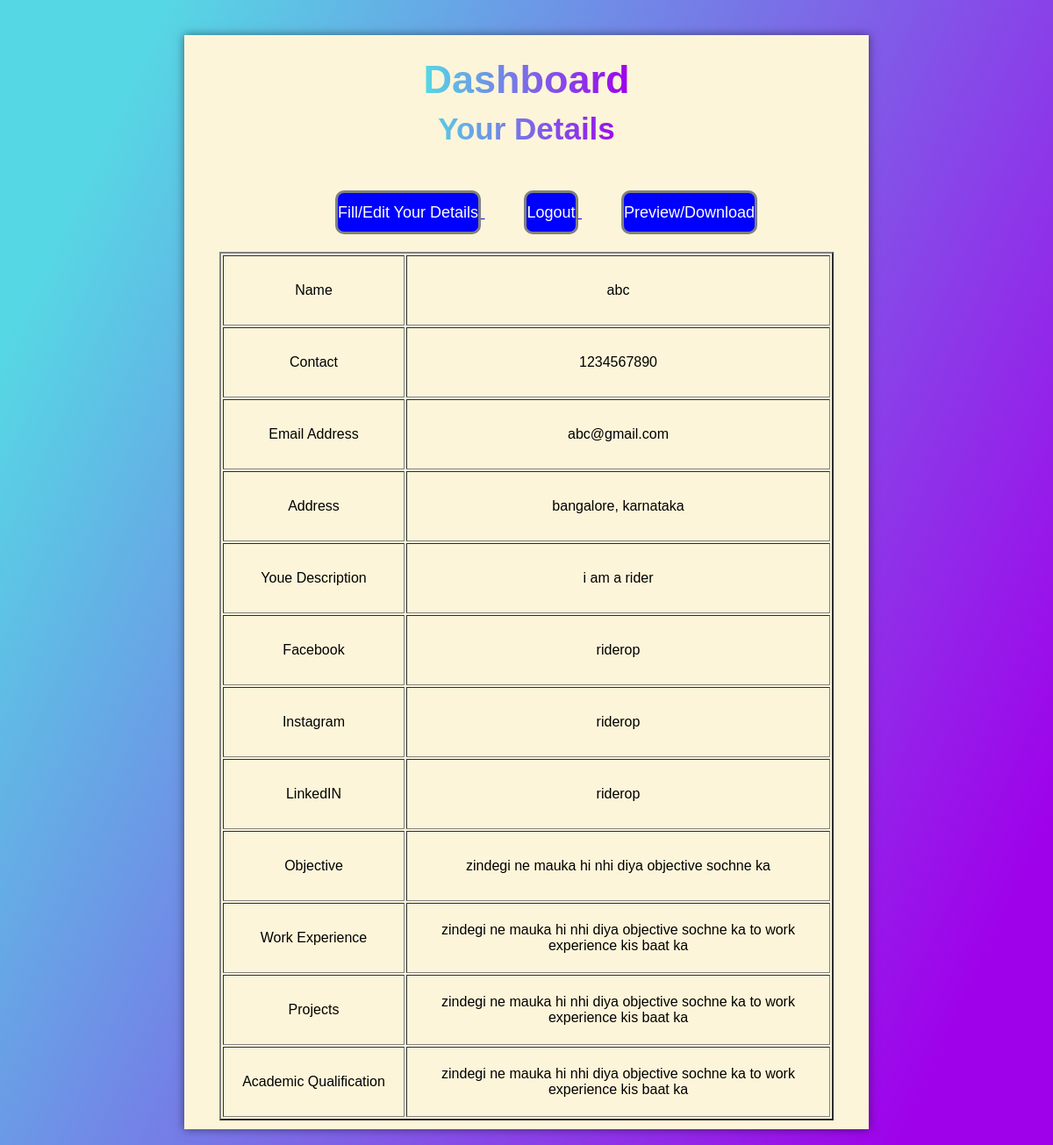
/dashboard.php (signed in), run on the app's committed database.
### tables this page shows
CREATE TABLE `users` (
  `id` int(11) NOT NULL,
  `full_name` varchar(100) NOT NULL,
  `email` varchar(100) NOT NULL,
  `password` int(100) NOT NULL
);

CREATE TABLE `content` (
  `user_id` int(11) NOT NULL,
  `name` varchar(100) NOT NULL,
  `phone` varchar(100) NOT NULL,
  `email2` varchar(100) NOT NULL,
  `address` varchar(255) NOT NULL,
  `dy` varchar(255) NOT NULL,
  `fb` varchar(255) NOT NULL,
  `insta` varchar(255) NOT NULL,
  `linked` varchar(255) NOT NULL,
  `obj` varchar(255) NOT NULL,
  `we` varchar(255) NOT NULL,
  `pjt` varchar(255) NOT NULL,
  `aq` varchar(255) NOT NULL
);

### config2.php (called while the page is built)
<?php
 include 'config.php';
$query = "SELECT * FROM users,content WHERE email=email2 AND user_id=(SELECT max(user_id) FROM content)";
$result = mysqli_query($conn, $query);
?>

### dashboard.php (the view, shortened to what this page needs)
<?php
include 'config.php';
?>
<!DOCTYPE html>
<html lang="en">
<head>
    <link rel="stylesheet" href="style1.css">
</head>
<body>
    <div class="container" id="dashboard">
        <div class="text">Dashboard</div>
        <div class="table">
            <h3 class="shead">Your Details</h3>
            <table border="2">
                <tr>
                    <td class="ltd">Name</td>
                     <?php
                    include 'config2.php';
                    while ($row = mysqli_fetch_array($result)) {
                        echo '
                                <td class="rtd" id="nf">'.$row['name'].'</td>
                                ';}
                    ?>
                </tr>
                <tr>
                    <td class="ltd">Contact</td>
                    <?php
                    include 'config2.php';
                    while ($row = mysqli_fetch_array($result)) {
                        echo '
                        <td class="rtd" id="cf">'.$row['phone'].'</td>
                        ';}
                        ?>
                </tr>
                <tr>
                    <td class="ltd">Email Address</td>
                    <?php
                    include 'config2.php';
                    while ($row = mysqli_fetch_array($result)) {
                        echo '
                        <td class="rtd" id="ef">'.$row['email'].'</td>
                        ';}
                        ?>
                </tr>
                <tr>
                    <td class="ltd"> Address</td>
                    <?php
                    include 'config2.php';
                    while ($row = mysqli_fetch_array($result)) {
                        echo '
                        <td class="rtd" id="af">'.$row['address'].'</td>
                        ';}
                        ?>
                </tr>
                <tr>
                    <td class="ltd">Youe Description </td>
                    <?php
                    include 'config2.php';
                    while ($row = mysqli_fetch_array($result)) {
                        echo '
                        <td class="rtd" id="dyf">'.$row['dy'].'</td>
                        ';}
                        ?>
                </tr>
                <tr>
                    <td class="ltd"> Facebook</td>
                    <?php
                    include 'config2.php';
                    while ($row = mysqli_fetch_array($result)) {
                        echo '
                        <td class="rtd" id="ff">'.$row['fb'].'</td>
                        ';}
                        ?>
                </tr>
                <tr>
                    <td class="ltd">Instagram </td>
                    <?php
                    include 'config2.php';
                    while ($row = mysqli_fetch_array($result)) {
                        echo '
                        <td class="rtd" id="if">'.$row['insta'].'</td>
                        ';}
                        ?>
                </tr>
                <tr>
                    <td class="ltd"> LinkedIN</td>
                    <?php
                    include 'config2.php';
                    while ($row = mysqli_fetch_array($result)) {
                        echo '
                        <td class="rtd" id="lf">'.$row['linked'].'</td>
                        ';}
                        ?>
                </tr>
                <tr>
                    <td class="ltd"> Objective</td>
                    <?php
                    include 'config2.php';
                    while ($row = mysqli_fetch_array($result)) {
                        echo '
                        <td class="rtd" id="of">'.$row['obj'].'</td>
                        ';}
                        ?>
                </tr>
                <tr>
                    <td class="ltd" >Work Experience </td>
                    <?php
                    include 'config2.php';
                    while ($row = mysqli_fetch_array($result)) {
                        echo '
                        <td class="rtd" id="wf">'.$row['we'].'</td>
                        ';}
                        ?>
                </tr>
                <tr>
                    <td class="ltd"> Projects</td>
                    <?php
                    include 'config2.php';
                    while ($row = mysqli_fetch_array($result)) {
                        echo '
                        <td class="rtd" id="pf">'.$row['pjt'].'</td>
                        ';}
                        ?>
                </tr>
                <tr>
                    <td class="ltd"> Academic Qualification</td>
                    <?php
                    include 'config2.php';
                    while ($row = mysqli_fetch_array($result)) {
                        echo '
                        <td class="rtd" id="aqf">'.$row['aq'].'</td>
                        ';}
                        ?>
                </tr>
                <div class="buttons">
                    <a href="res_form.php" >
                        <button class="feyd">
                            Fill/Edit Your Details
                        </button>
                    </a>
                    <a href="logout.php">
                        <button class="feyd">
                            Logout
                        </button>
                    </a>
                    <a href="template.php" id="myButton">
                        <button  class="feyd">
                            Preview/Download
                        </button>
                    </a>
                </div>
            </table>
        </div>
    </div>
</body>
</html>

### style1.css (style rules this page uses)
* { margin: 0; padding: 0; outline: none; box-sizing: border-box; font-family: 'Poppins', sans-serif; }
body { display: flex; align-items: center; justify-content: center; min-height: 100vh; padding: 40px; background: linear-gradient(115deg, #56d8e4 10%, #9f01ea 90%); }
.container { background: rgb(253, 245, 218); width: auto; height: auto; padding: 25px 40px 10px 40px; box-shadow: 0px 0px 10px rgba(0,0,0,0.5); }
#dashboard { background: rgb(253, 245, 218); width: 780px; min-height: 500px; padding: 25px 40px 10px 40px; box-shadow: 0px 0px 10px rgba(0,0,0,0.5); }
.container .text { font-size: 45px; font-weight: 600; text-align: center; background: -webkit-linear-gradient(right, #56d8e4, #9f01ea, #56d8e4, #9f01ea); background-clip: border-box; -webkit-background-clip: text; -webkit-text-fill-color: transparent; }
.container .shead { font-size: 35px; font-weight: 600; text-align: center; margin-top: 10px; background: -webkit-linear-gradient(right, #56d8e4, #9f01ea, #56d8e4, #9f01ea); background-clip: border-box; -webkit-background-clip: text; -webkit-text-fill-color: transparent; }
.container table { text-align: center; }
.buttons { text-align: center; margin-top: 50px; align-content: center; align-items: center; }
.feyd { width: auto; height: 50px; font-size: large; background-color: blue; border: 3px solid gray; border-radius: 10px; color: white; margin-left: 45px; margin-bottom: 20px; }
table { width: 100%; }
.ltd { width: 30%; height: 80px; }

### data on the page
users: content.name "abc", content.phone "1234567890", email "abc@gmail.com", content.address "bangalore, karnataka", content.dy "i am a rider", content.fb "riderop", content.insta "riderop", content.linked "riderop", content.obj "zindegi ne mauka hi nhi diya objective sochne ka", content.we "zindegi ne mauka hi nhi diya objective sochne ka to work experience kis baat ka", content.pjt "zindegi ne mauka hi nhi diya objective sochne ka to work experience kis baat ka", content.aq "zindegi ne mauka hi nhi diya objective sochne ka to work experience kis baat ka"
